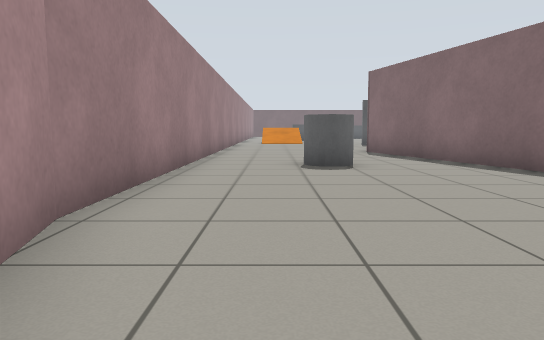
View 1 (above)

20 first-person views from a walk through a world built for the Gazebo simulator. The camera is 0.72 m above the floor, tilts 6° down and sees 70° across. The floor is counted in squares, 1 m on a side. Each view is taken from the middle of a square. On the plan, view 1 faces up. The plan holds only what a view shows up to about 11 squares ahead; the rest is blank. Gazebo's built-in surfaces are drawn with simple patterns.

View 2
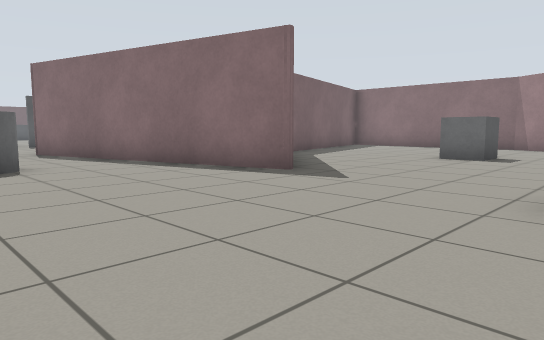

View 3
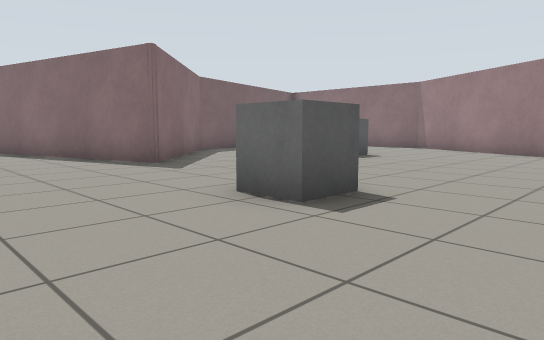

View 4
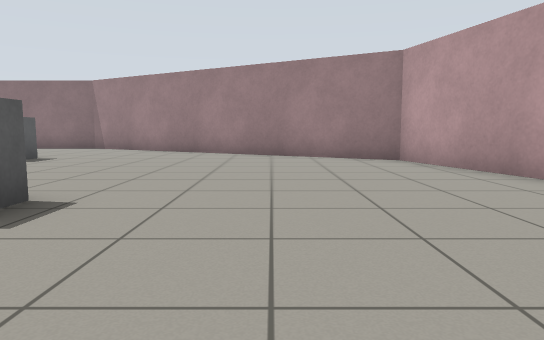

View 5
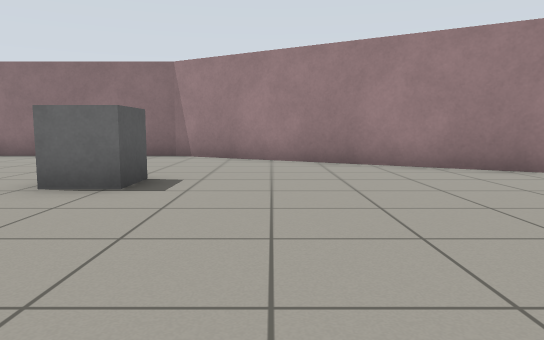

View 6
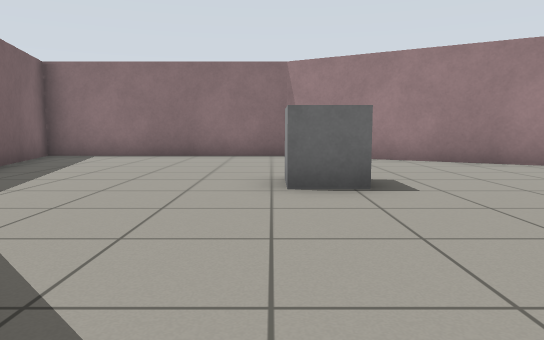

View 7
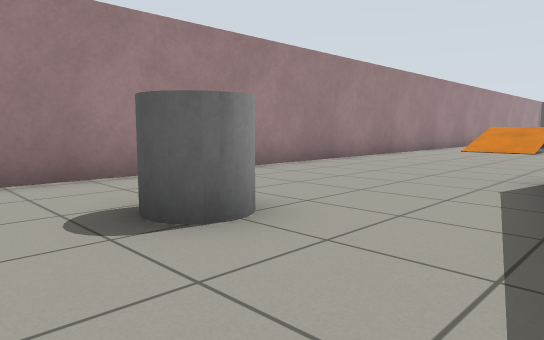

View 8
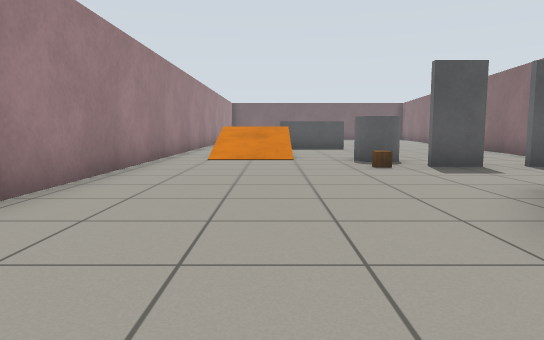

View 9
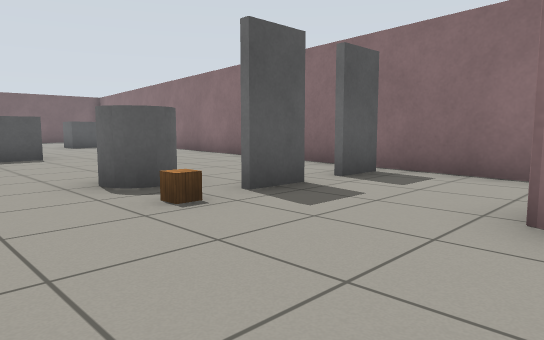

View 10
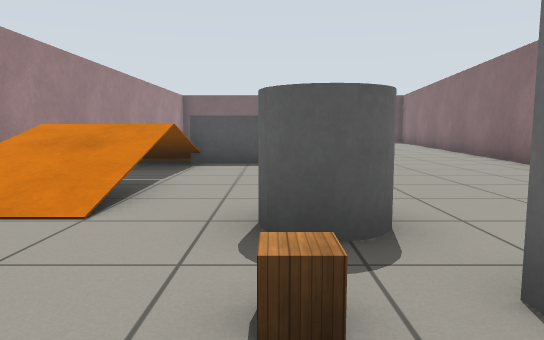

View 11
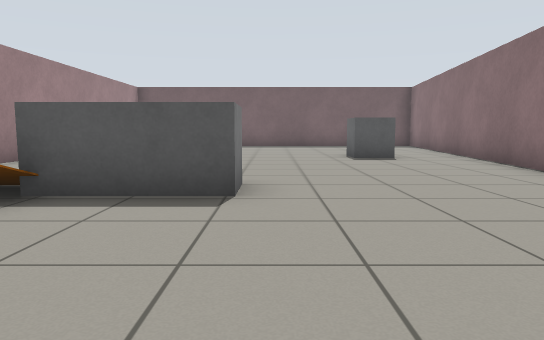

View 12
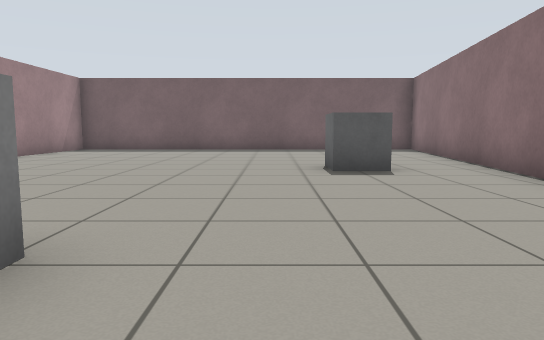

View 13
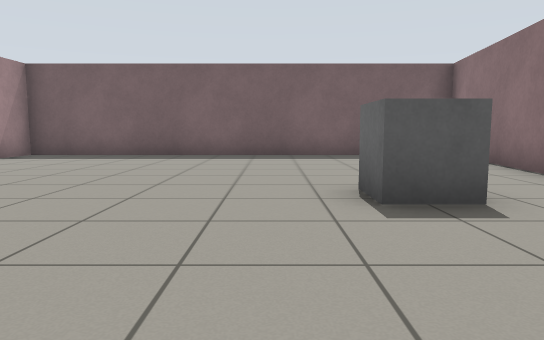

View 14
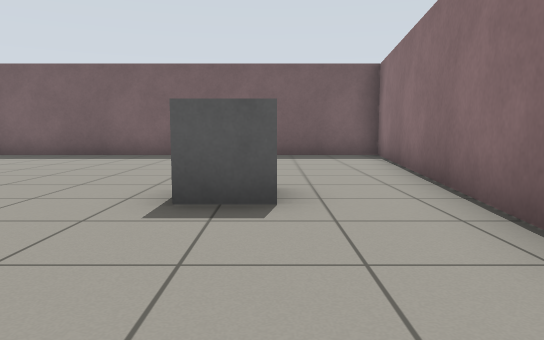

View 15
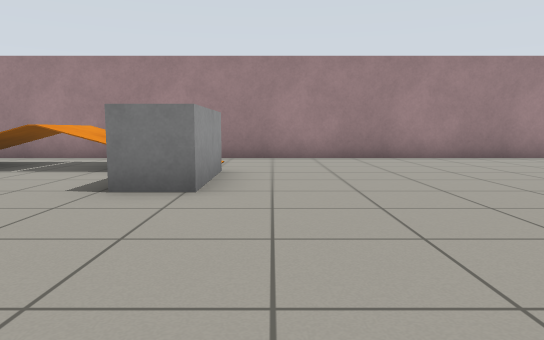

View 16
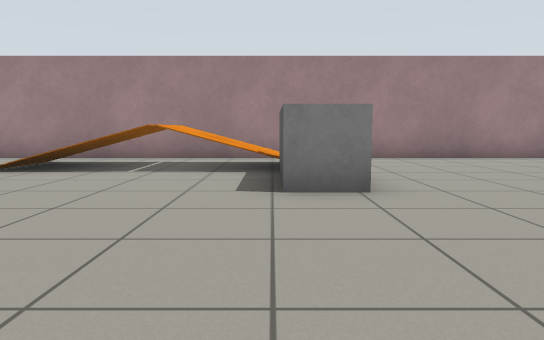

View 17
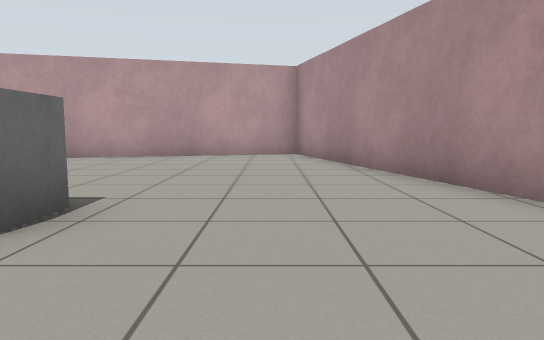

View 18
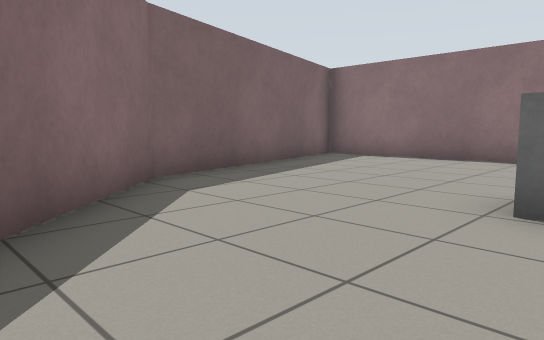

View 19
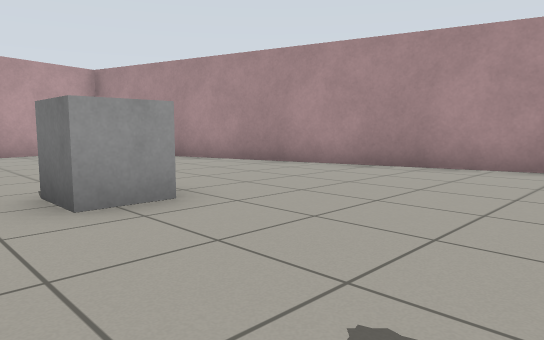

View 20
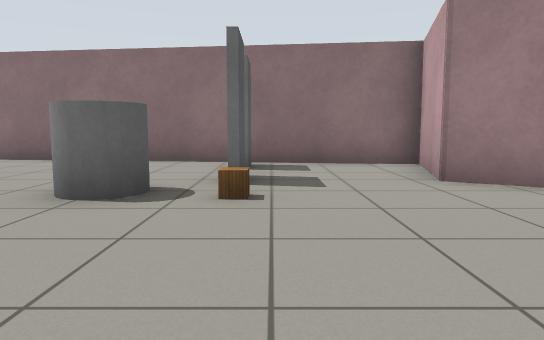

### Floor plan
Points are (right, up) in squares from view 1. A wall is a line through its corners. A room is listed if a view was taken in it or the views show most of it. See-through windows are left out.
Room 1 (views 1, 2, 3, 4, 5, 6, 7, 8, 9, 10, 11, 12, 13, 14, 15, 16, 17, 18, 19, 20)
walls: (3.7, 13.6) (4.4, 14.7) (7.1, 13.9) (10, 36.8) (-1.7, 36.8) (-1.7, 3); (-1.7, 3.1) (1.3, -8.1); (1.7, -8.2) (10, -6) (15.5, 3.6) (15.5, 10.1) (8.8, 8.3) (5.1, 4.6) (3, 12.4)
objects: other object (0, 22) to (1, 22); grey cylinder (1, 8); grey box (2, 24) to (3, 25); wooden box (3, 17); grey cylinder (3, 19) to (4, 19); grey box (4, 0) to (5, 0); gate (4, 17) to (5, 17); gate (6, 17) to (7, 17); grey box (6, 30) to (7, 30); grey box (10, 3) to (10, 4)

Positions as (right, up) in squares from view 1, and headings:
1: (0, 0), facing up
2: (0, 0), facing up-right
3: (1, -3), facing up-right
4: (1, -3), facing right
5: (5, 1), facing right
6: (5, 4), facing right
7: (4, 6), facing up-left
8: (1, 10), facing up
9: (1, 14), facing up-right
10: (3, 16), facing up
11: (4, 20), facing up
12: (5, 23), facing up
13: (5, 26), facing up
14: (7, 26), facing up
15: (8, 26), facing left
16: (8, 24), facing left
17: (2, 3), facing down
18: (6, 3), facing up-right
19: (6, 4), facing down-left
20: (-1, 17), facing right
